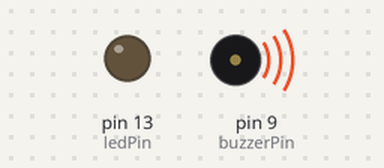
Bench run of a sketch on a simulated Arduino Uno, built with avr-gcc and run on an emulated ATmega328P. On the bench: output pins drawn as LEDs (lit = HIGH), buzzer (waves = sounding).

Above: at 0.42 s.
At 5.34 s:
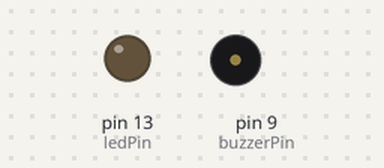
Timing chart, 0 to 6.6 s (numbered marks = the images above):
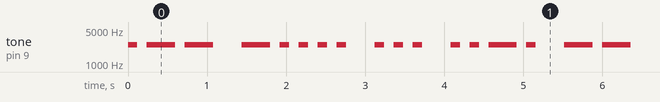

The sketch:

Morse_Code_Flasher_Beacon.ino
```cpp
/* Morse Code Tone/Flasher Beacon – Optimized */

#include <Arduino.h>

/* ---------------- Hardware ---------------- */
constexpr uint8_t buzzerPin = 9;
constexpr uint8_t ledPin = 13;  // onboard LED

/* ---------------- Audio ---------------- */
constexpr uint16_t tonefreq = 2500;  // enter tone frequency between 31 - 65,535 Hz
constexpr bool toneMode = true;      // enter true = tone(), false = DC keying

/* ---------------- Timing ---------------- */
constexpr uint8_t wpm = 10;  // enter code speed in words per minute
constexpr uint16_t dotlength = 1200 / wpm;
constexpr uint16_t dashlength = dotlength * 3;
constexpr uint16_t inter = dotlength;     // interelement gap
constexpr uint16_t lgap = dotlength * 2;  // letter gap
constexpr uint16_t wgap = dotlength * 4;  // word gap

/* ---------------- Message ---------------- */
const char message[] PROGMEM = "W6SFM       ";  // enter text to be sent


/* ----------------- Helper ------------------*/
int8_t morseIndex(char c) {
  if (c >= 'A' && c <= 'Z') return c - 'A';
  if (c >= '0' && c <= '9') return 26 + (c - '0');

  switch (c) {
    case '.': return 36;
    case ',': return 37;
    case '?': return 38;
    case '\'': return 39;
    case '!': return 40;
    case '/': return 41;
    case '(': return 42;
    case ')': return 43;  // KN
    case '&': return 44;
    case ':': return 45;
    case ';': return 46;
    case '=': return 47;  // BT
    case '+': return 48;  // AR
    case '-': return 49;
    case '_': return 50;
    case '"': return 51;
    case '$': return 52;
    case '@': return 53;
    case '%': return 54;  // AS
    case ']': return 55;  // SK
    default: return -1;
  }
}

/* ---------------- Morse Table ----------------
   Bits are sent MSB first
   1 = dah, 0 = dit
*/
struct Morse {
  uint8_t pattern;
  uint8_t length;
};

const Morse morseTable[] PROGMEM = {

/* A–Z (0–25) */
{0b01,2},{0b1000,4},{0b1010,4},{0b100,3},{0b0,1},{0b0010,4},
{0b110,3},{0b0000,4},{0b00,2},{0b0111,4},{0b101,3},{0b0100,4},
{0b11,2},{0b10,2},{0b111,3},{0b0110,4},{0b1101,4},{0b010,3},
{0b000,3},{0b1,1},{0b001,3},{0b0001,4},{0b011,3},{0b1001,4},
{0b1011,4},{0b1100,4},

/* 0–9 (26–35) */
{0b11111,5},{0b01111,5},{0b00111,5},{0b00011,5},{0b00001,5},
{0b00000,5},{0b10000,5},{0b11000,5},{0b11100,5},{0b11110,5},

/* Punctuation & Procedural (36+) */

/* . */ { 0b010101, 6 },
  /* , */ { 0b110011, 6 },
  /* ? */ { 0b001100, 6 },
  /* ' */ { 0b011110, 6 },
  /* ! */ { 0b101011, 6 },
  /* / */ { 0b10010, 5 },
  /* ( */ { 0b10110, 5 },
  /* ) KN */ { 0b101101, 6 },
  /* & */ { 0b01000, 5 },
  /* : */ { 0b111000, 6 },
  /* ; */ { 0b101010, 6 },
  /* = BT */ { 0b10001, 5 },
  /* + AR */ { 0b01010, 5 },
  /* - */ { 0b100001, 6 },
  /* _ */ { 0b001101, 6 },
  /* " */ { 0b010010, 6 },
  /* $ */ { 0b0001001, 7 },
  /* @ */ { 0b011010, 6 },

  /* Prosigns encoded as single chars */
  /* % AS */ { 0b01000, 5 },
  /* ] SK */ { 0b000101, 6 }
};

/* ---------------- Functions ---------------- */

inline void keyDown() {
  toneMode ? tone(buzzerPin, tonefreq) : digitalWrite(buzzerPin, HIGH);
}

inline void keyUp() {
  toneMode ? noTone(buzzerPin) : digitalWrite(buzzerPin, LOW);
}

void dit() {
  keyDown();
  delay(dotlength);
  keyUp();
  delay(inter);
}

void dah() {
  keyDown();
  delay(dashlength);
  keyUp();
  delay(inter);
}

void sendMorse(char c) {
  // Convert lowercase → uppercase (ASCII-safe)
  if (c >= 'a' && c <= 'z') {
    c -= ('a' - 'A');
  }

  if (c == ' ') {
    delay(wgap);
    return;
  }

  int8_t idx = morseIndex(c);
  if (idx < 0) return;

  Morse m;
  memcpy_P(&m, &morseTable[idx], sizeof(Morse));

  for (int8_t i = m.length - 1; i >= 0; i--) {
    (m.pattern & (1 << i)) ? dah() : dit();
  }

  delay(lgap);
}

/* ---------------- Arduino ---------------- */

void setup() {
  pinMode(buzzerPin, OUTPUT);
  pinMode(ledPin, OUTPUT);
}

void loop() {
  for (uint8_t i = 0; i < strlen_P(message); i++) {
    char c = pgm_read_byte(&message[i]);
    sendMorse(c);
  }
}
```

Measured:
- by itself, tone on pin 9 (buzzerPin): plays 2500 Hz for 0.12 s, 2500 Hz for 0.36 s, 2500 Hz for 0.36 s, 2500 Hz for 0.36 s, 2500 Hz for 0.12 s, 2500 Hz for 0.12 s … (221 notes in this stretch)
